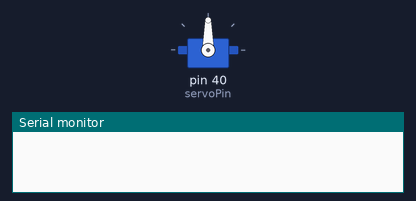
A sketch run on a simulated Arduino Mega 2560, built with avr-gcc and run on an emulated ATmega2560. On the bench: servo, the last lines printed to the serial monitor.

Above: at 0.05 s.
At 5.35 s:
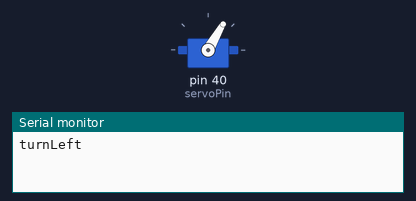
At 8.1 s:
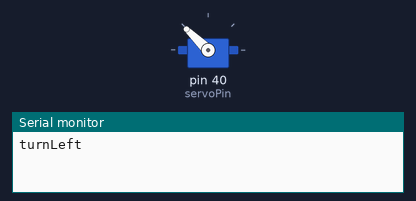
At 10.35 s:
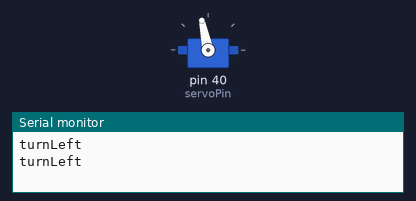
Timing chart, 0 to 14.9 s (numbered marks = the images above):
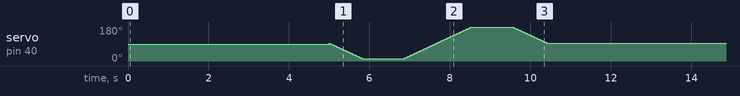

The sketch:

servo.ino
```cpp
// Controlling a servo position using a potentiometer (variable resistor)
// by Michal Rinott <http://people.interaction-ivrea.it/m.rinott>

#include <Servo.h>

Servo myservo;  // create servo object to control a servo
int servoPin = 40;
int servoPos = 0;
int _sMid = 94;
int _sRight = 12;
int _sLeft = 180;

void setup()
{
  myservo.attach(servoPin);  // attaches the servo on pin 9 to the servo object
  middle();
}

void loop()
{
  delay(5000);
  scan();
}

void scan()
{
  Serial.begin(9600);
  RTurn(_sMid, _sRight);
  delay(1000);
  LTurn(_sRight, _sLeft);
  delay(1000);
  RTurn(_sLeft, _sMid);
  delay(1000);
}

void middle()
{
  //Serial.println(F("middle"));
  if (servoPos >= _sMid)
  {
    RTurn(_sMid,_sRight);
  }
   else if (servoPos >= _sMid) {
    LTurn(_sRight,_sMid);
  }
  else
  {}
}

void LTurn(int startPos, int endPos)
{
  //Serial.println(F("turnRight"));
  for (int i=startPos;i<=endPos;i=i+2)
  {
   myservo.write(i);
   delay(20);
  }
}

void RTurn(int startPos, int endPos)
{
  Serial.println(F("turnLeft"));
  for (int i=startPos;i>=endPos;i=i-2)
  {
   myservo.write(i);
   delay(20);
  }
}
```
